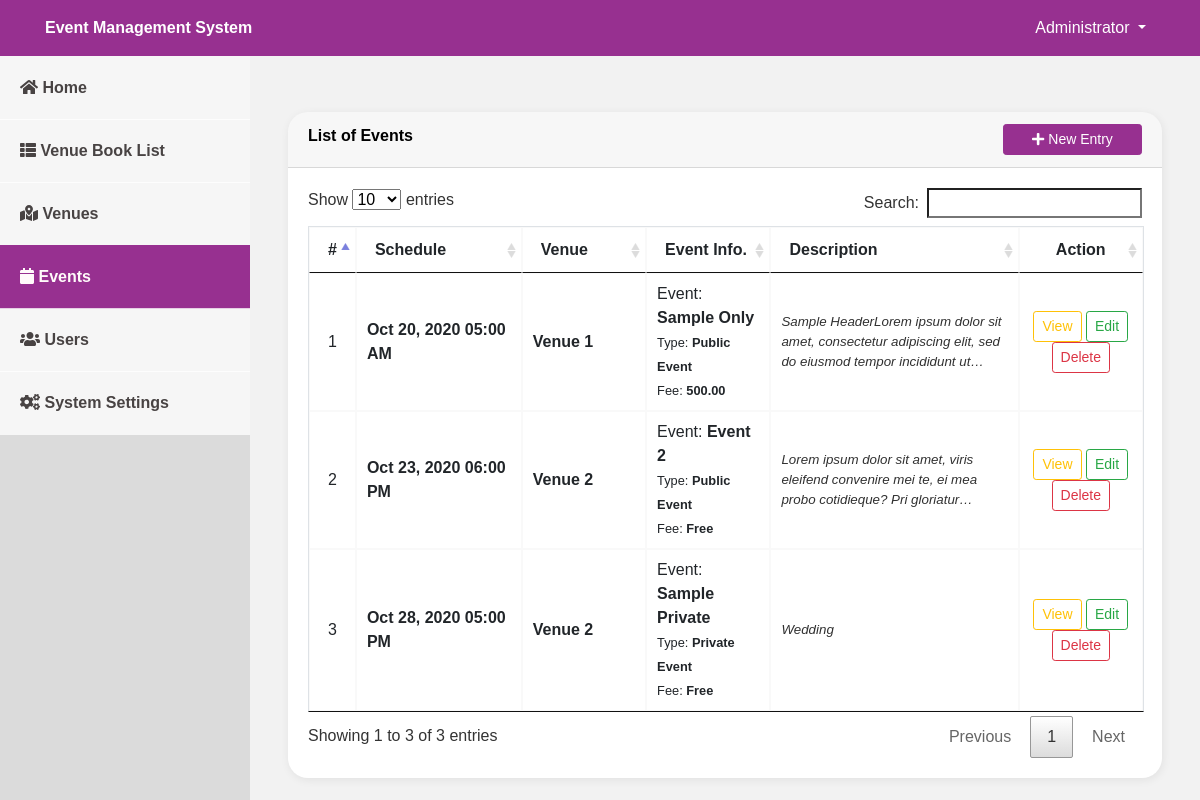
Before: /admin/index.php?page=events (signed in) with the older database file.
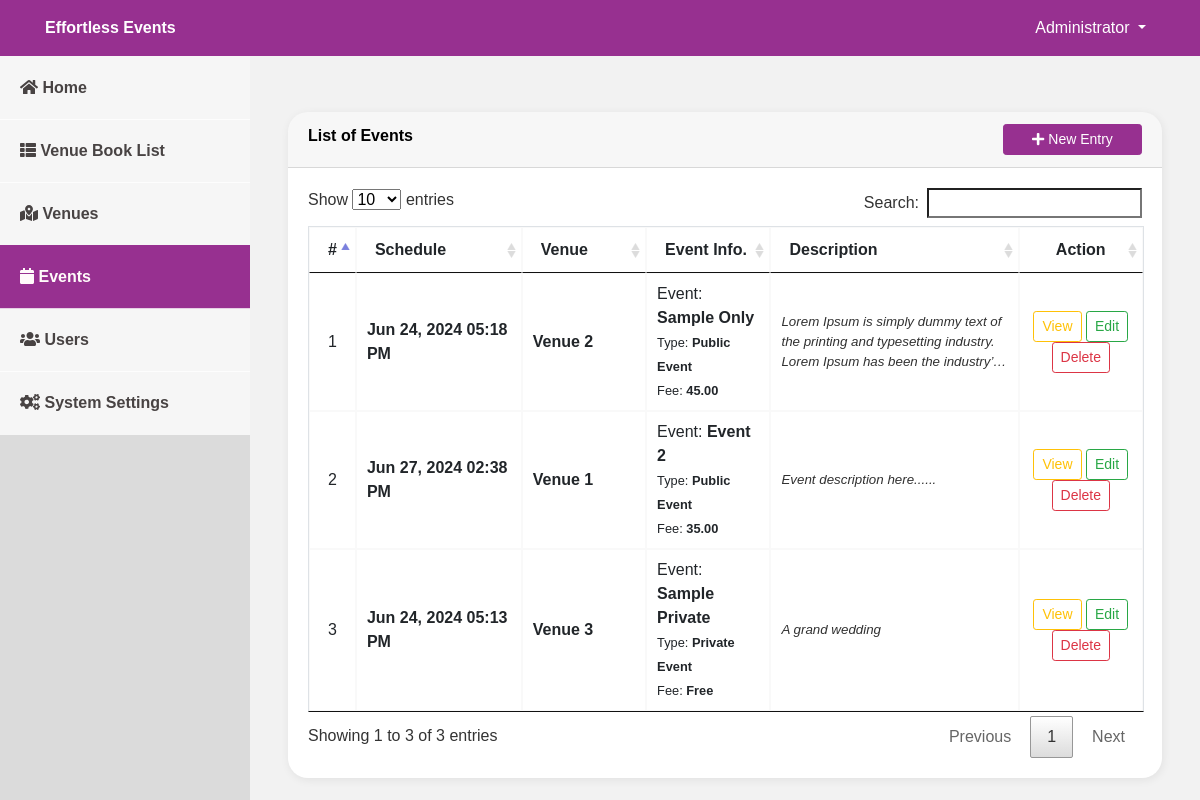
After: the same page with the newer database file.
### tables this page shows
CREATE TABLE `events` (
  `id` int(30) NOT NULL,
  `venue_id` int(30) NOT NULL,
  `event` text NOT NULL,
  `description` text NOT NULL,
  `schedule` datetime NOT NULL,
  `type` tinyint(1) NOT NULL DEFAULT 1 COMMENT '1=Public, 2-Private',
  `audience_capacity` int(30) NOT NULL,
  `payment_type` tinyint(1) NOT NULL DEFAULT 1 COMMENT '1=Free,payable',
  `amount` double NOT NULL DEFAULT 0,
  `banner` text NOT NULL,
  `date_created` datetime NOT NULL
);

CREATE TABLE `venue` (
  `id` int(30) NOT NULL,
  `venue` text NOT NULL,
  `address` text NOT NULL,
  `description` text NOT NULL,
  `rate` float NOT NULL
);

### admin/events.php (the view, shortened to what this page needs)
<?php include('db_connect.php');?>
<div class="container-fluid">
	<div class="col-lg-12">
		<div class="row">
			<div class="col-md-12">
				<div class="card">
					<div class="card-header">
						<b>List of Events</b>
						<span class="float:right"><a class="btn btn-theme btn-block btn-sm col-sm-2 float-right" href="index.php?page=manage_event" id="new_event">
					<i class="fa fa-plus"></i> New Entry
				</a></span>
					</div>
					<div class="card-body">
						<table class="table table-condensed table-bordered table-hover">
							<colgroup>
								<col width="5%">
								<col width="20%">
								<col width="15%">
								<col width="15%">
								<col width="30%">
								<col width="15%">
							</colgroup>
							<thead>
								<tr>
									<th class="text-center">#</th>
									<th class="">Schedule</th>
									<th class="">Venue</th>
									<th class="">Event Info.</th>
									<th class="">Description</th>
									<th class="text-center">Action</th>
								</tr>
							</thead>
							<tbody>
								<?php
								$i = 1;
								$events = $conn->query("SELECT e.*,v.venue FROM events e inner join venue v on v.id=e.venue_id order by e.id asc");
								while($row=$events->fetch_assoc()):
									$trans = get_html_translation_table(HTML_ENTITIES,ENT_QUOTES);
									unset($trans["\""], $trans["<"], $trans[">"], $trans["<h2"]);
									$desc = strtr(html_entity_decode($row['description']),$trans);
									$desc=str_replace(array("<li>","</li>"), array("",","), $desc);
								?>
								<tr>
									<td class="text-center"><?php echo $i++ ?></td>
									<td class="">
										 <p> <b><?php echo date("M d, Y h:i A",strtotime($row['schedule'])) ?></b></p>
									</td>
									<td class="">
										 <p> <b><?php echo ucwords($row['venue']) ?></b></p>
									</td>
									<td class="">
										 <p>Event: <b><?php echo ucwords($row['event']) ?></b></p>
										 <p><small>Type: <b><?php echo $row['type']  == 1 ? "Public Event" : "Private Event" ?></small></b></p>
										 <p><small>Fee: <b><?php echo $row['payment_type']  == 1 ? "Free" : number_format($row['amount'],2) ?></small></b></p>
									</td>
									<td>
										 <p class="truncate"><?php echo strip_tags($desc) ?></p>
									</td>
									<td class="text-center">
										<button class="btn btn-sm btn-outline-warning view_event" type="button" data-id="<?php echo $row['id'] ?>" >View</button>
										<button class="btn btn-sm btn-outline-success edit_event" type="button" data-id="<?php echo $row['id'] ?>" >Edit</button>
										<button class="btn btn-sm btn-outline-danger delete_event" type="button" data-id="<?php echo $row['id'] ?>">Delete</button>
									</td>
								</tr>
								<?php endwhile; ?>
							</tbody>
						</table>
					</div>
				</div>
			</div>
		</div>
	</div>
</div>

### admin/topbar.php (shortened to what this page needs)
<nav class="navbar navbar-light fixed-top bg-theme" style="padding:0;min-height: 3.5rem">
    <div class="container-fluid mt-2 mb-2">
        <div class="col-lg-12">
            <div class="col-md-4 float-left text-white">
                <large><b><?php echo isset($_SESSION['system']['name']) ? $_SESSION['system']['name'] : '' ?></b>
                </large>
            </div>
            <div class="float-right">
                <div class=" dropdown mr-4">
                    <a href="#" class="text-white dropdown-toggle" id="account_settings" data-toggle="dropdown"
                        aria-haspopup="true" aria-expanded="false"><?php echo $_SESSION['login_name'] ?> </a>
                </div>
            </div>
        </div>
</nav>

Changed rows visible on the page:
removed events: schedule "Oct 28, 2020 05:00 PM", venue.venue "Venue 2", event "Sample Private", type "Private Event", payment_type "Free", description "Wedding"
changed events "Sample Only": schedule "Oct 20, 2020 05:00 AM" → "Jun 24, 2024 05:18 PM"; venue.venue "Venue 1" → "Venue 2"; amount "500.00" → "45.00"; description "Sample HeaderLorem ipsum dolor sit amet, consectetur adipiscing elit, sed do eiusmod tempor incididunt…" → "Lorem Ipsum is simply dummy text of the printing and typesetting industry. Lorem Ipsum has been the…"
changed events "Event 2": schedule "Oct 23, 2020 06:00 PM" → "Jun 27, 2024 02:38 PM"; venue.venue "Venue 2" → "Venue 1"; amount (not shown) → "35.00"; description "Lorem ipsum dolor sit amet, viris eleifend convenire mei te, ei mea probo cotidieque? Pri…" → "Event description here......"; no longer shows "Free"
added events: schedule "Jun 24, 2024 05:13 PM", venue.venue "Venue 3", event "Sample Private", type "Private Event", payment_type "Free", description "A grand wedding"
Other visible differences:
$_SESSION['system']['name']: "Event Management System" → "Effortless Events"
